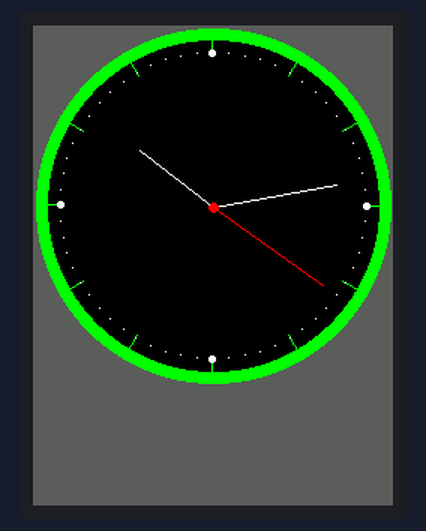
Simulated run of this sketch. Board: Arduino Uno, built with avr-gcc and run on an emulated ATmega328P. On the bench: 240×320 colour display. What the sketch prints to the serial monitor is not drawn.

Above: at 0.4 s.
At 4.4 s:
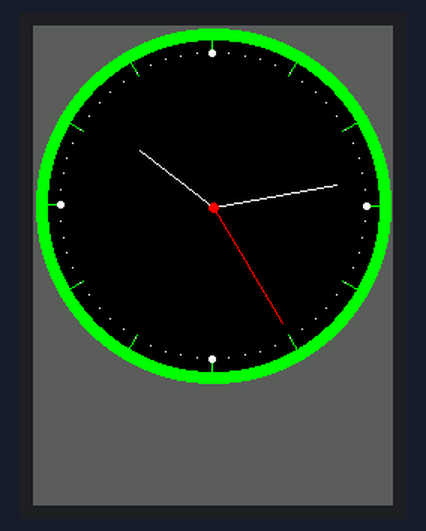
At 9.5 s:
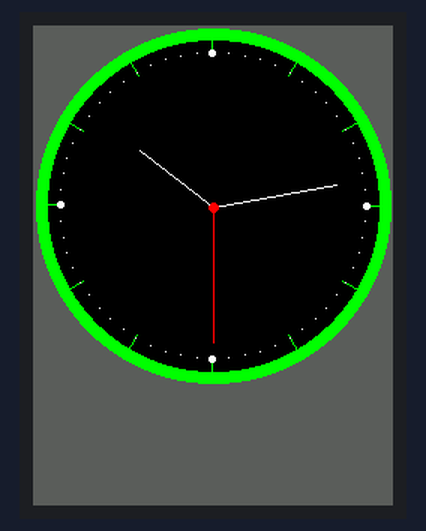
At 19.5 s:
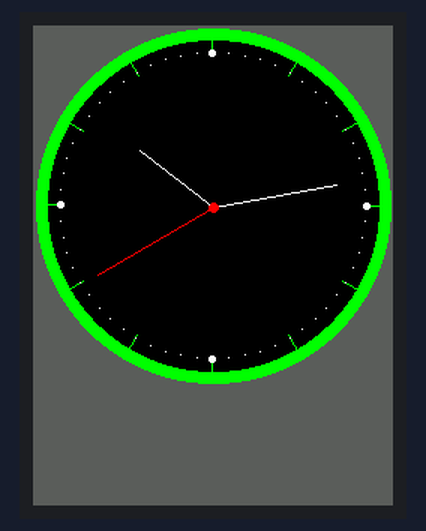
At 28.5 s:
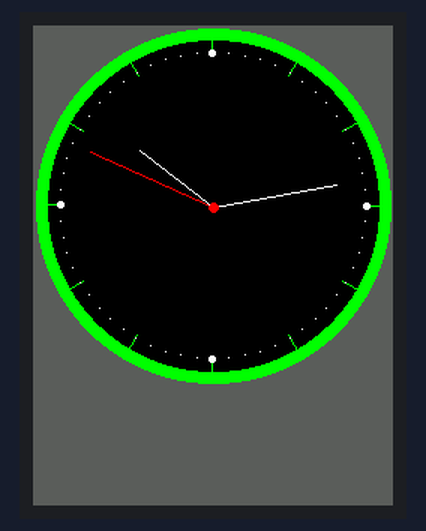
At 38.5 s:
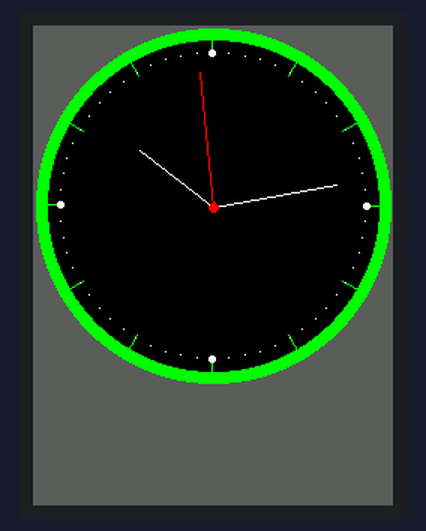

Measured:
- what the display in image 1 shows lasts 1.0 s, from 4.4 s to 5.4 s

The sketch:

MCUFRIEND_clock.ino
```cpp
// MCUFRIEND_clock.ino starting my own example
// This is now a copy of the TFT_Clock example from the TFT_ILI9341 library
// Using MCUDRIEND_kbv instead of the ELEGOO version
// This code will compile on an Arduino UNO.
/////////////////////////////////////////////////////////////
// This is the code for Figure 1 on this page.
// https://www.merg.org.uk/merg_wiki/doku.php?id=arduino:projects:tftdisplay
/////////////////////////////////////////////////////////////

#define USE_Elegoo_SHIELD_PINOUT
#include <MCUFRIEND_kbv.h>

// The control pins for the LCD can be assigned to any digital or
// analog pins...but we'll use the analog pins as this allows us to
// double up the pins with the touch screen.
#define LCD_CS A3 // Chip Select goes to Analog 3
#define LCD_CD A2 // Command/Data goes to Analog 2
#define LCD_WR A1 // LCD Write goes to Analog 1
#define LCD_RD A0 // LCD Read goes to Analog 0

#define LCD_RESET A4 // Can alternately just connect to Arduino's reset pin

// Assign human-readable names to some common 16-bit color values:
#define	BLACK   0x0000
#define	BLUE    0x001F
#define	RED     0xF800
#define	GREEN   0x07E0
#define CYAN    0x07FF
#define MAGENTA 0xF81F
#define YELLOW  0xFFE0
#define WHITE   0xFFFF

#define GREY    0x5AEB

MCUFRIEND_kbv tft;

int count = 0;

float sx = 0, sy = 1, mx = 1, my = 0, hx = -1, hy = 0;    // Saved H, M, S x & y multipliers
float sdeg=0, mdeg=0, hdeg=0;
uint16_t osx=120, osy=120, omx=120, omy=120, ohx=120, ohy=120;  // Saved H, M, S x & y coords
uint16_t x0=0, x1=0, tft_y0=0, tft_y1=0;
uint32_t targetTime = 0;                    // for next 1 second timeout

static uint8_t conv2d(const char* p); // Forward declaration needed for IDE 1.6.x
uint8_t hh=conv2d(__TIME__), mm=conv2d(__TIME__+3), ss=conv2d(__TIME__+6);  // Get H, M, S from compile time

boolean initial = 1;

void setup(void) {
  Serial.begin(115200); while (!Serial) {}
  Serial.println(F(""));
  Serial.println(F("TFT LCD clock test"));
#ifdef ARDUINO_SAM_DUE
  Serial.println(F("running on an Arduino DUE"));
#endif

#ifdef USE_Elegoo_SHIELD_PINOUT
  Serial.println(F("Using Elegoo 2.4\" TFT Arduino Shield Pinout"));
#else
  Serial.println(F("Using Elegoo 2.4\" TFT Breakout Board Pinout"));
#endif

  Serial.print("TFT size is "); Serial.print(tft.width()); Serial.print("x"); Serial.println(tft.height());

  tft.reset();

   uint16_t identifier = tft.readID();
   if(identifier == 0x9325) {
    Serial.println(F("Found ILI9325 LCD driver"));
  } else if(identifier == 0x9328) {
    Serial.println(F("Found ILI9328 LCD driver"));
  } else if(identifier == 0x4535) {
    Serial.println(F("Found LGDP4535 LCD driver"));
  }else if(identifier == 0x7575) {
    Serial.println(F("Found HX8347G LCD driver"));
  } else if(identifier == 0x9341) {
    Serial.println(F("Found ILI9341 LCD driver"));
  } else if(identifier == 0x8357) {
    Serial.println(F("Found HX8357D LCD driver"));
  } else if(identifier==0x0101)
  {
      identifier=0x9341;
       Serial.println(F("Found 0x9341 LCD driver"));
  }
  else if(identifier==0x1111)
  {
      identifier=0x9328;
       Serial.println(F("Found 0x9328 LCD driver"));
  }
  else {
    Serial.print(F("Unknown LCD driver chip: "));
    Serial.println(identifier, HEX);
    Serial.println(F("If using the Elegoo 2.8\" TFT Arduino shield, the line:"));
    Serial.println(F("  #define USE_Elegoo_SHIELD_PINOUT"));
    Serial.println(F("should appear in the library header (Elegoo_TFT.h)."));
    Serial.println(F("If using the breakout board, it should NOT be #defined!"));
    Serial.println(F("Also if using the breakout, double-check that all wiring"));
    Serial.println(F("matches the tutorial."));
    identifier=0x9328;

  }
  tft.begin(identifier);
  Serial.println(F("After tft.begin(idenifier);"));
  tft.fillScreen(GREY);

  tft.setTextColor(WHITE, GREY);  // Adding a background colour erases previous text automatically

  // Draw clock face
  tft.fillCircle(120, 120, 118, GREEN);
  tft.fillCircle(120, 120, 110, BLACK);
  // Draw 12 lines
  for(int i = 0; i<360; i+= 30) {
    sx = cos((i-90)*0.0174532925);
    sy = sin((i-90)*0.0174532925);
    x0 = sx*114+120;
    tft_y0 = sy*114+120;
    x1 = sx*100+120;
    tft_y1 = sy*100+120;

    tft.drawLine(x0, tft_y0, x1, tft_y1, GREEN);
  }
    // Draw 60 dots
  for(int i = 0; i<360; i+= 6) {
    sx = cos((i-90)*0.0174532925);
    sy = sin((i-90)*0.0174532925);
    x0 = sx*102+120;
    tft_y0 = sy*102+120;
    // Draw minute markers
    tft.drawPixel(x0, tft_y0, TFT_WHITE);

    // Draw main quadrant dots
    if(i==0 || i==180) tft.fillCircle(x0, tft_y0, 2, TFT_WHITE);
    if(i==90 || i==270) tft.fillCircle(x0, tft_y0, 2, TFT_WHITE);
  }

  tft.fillCircle(120, 121, 3, TFT_WHITE);

}

void loop(void) {
  if (targetTime < millis()) {
    targetTime = millis()+1000;
    ss++;              // Advance second
    if (ss==60) {
      ss=0;
      mm++;            // Advance minute
      if(mm>59) {
        mm=0;
        hh++;          // Advance hour
        if (hh>23) {
          hh=0;
        }
      }
    }

  // Pre-compute hand degrees, x & y coords for a fast screen update
    sdeg = ss*6;                  // 0-59 -> 0-354
    mdeg = mm*6+sdeg*0.01666667;  // 0-59 -> 0-360 - includes seconds
    hdeg = hh*30+mdeg*0.0833333;  // 0-11 -> 0-360 - includes minutes and seconds
    hx = cos((hdeg-90)*0.0174532925);
    hy = sin((hdeg-90)*0.0174532925);
    mx = cos((mdeg-90)*0.0174532925);
    my = sin((mdeg-90)*0.0174532925);
    sx = cos((sdeg-90)*0.0174532925);
    sy = sin((sdeg-90)*0.0174532925);

    if (ss==0 || initial) {
      initial = 0;
      // Erase hour and minute hand positions every minute
      tft.drawLine(ohx, ohy, 120, 121, TFT_BLACK);
      ohx = hx*62+121;
      ohy = hy*62+121;
      tft.drawLine(omx, omy, 120, 121, TFT_BLACK);
      omx = mx*84+120;
      omy = my*84+121;
    }
      // Redraw new hand positions, hour and minute hands not erased here to avoid flicker
      tft.drawLine(osx, osy, 120, 121, TFT_BLACK);
      osx = sx*90+121;
      osy = sy*90+121;
      tft.drawLine(osx, osy, 120, 121, TFT_RED);
      tft.drawLine(ohx, ohy, 120, 121, TFT_WHITE);
      tft.drawLine(omx, omy, 120, 121, TFT_WHITE);
      tft.drawLine(osx, osy, 120, 121, TFT_RED);

    tft.fillCircle(120, 121, 3, TFT_RED);
  }

}

static uint8_t conv2d(const char* p) {
  uint8_t v = 0;
  if ('0' <= *p && *p <= '9')
    v = *p - '0';
  return 10 * v + *++p - '0';
}
```
